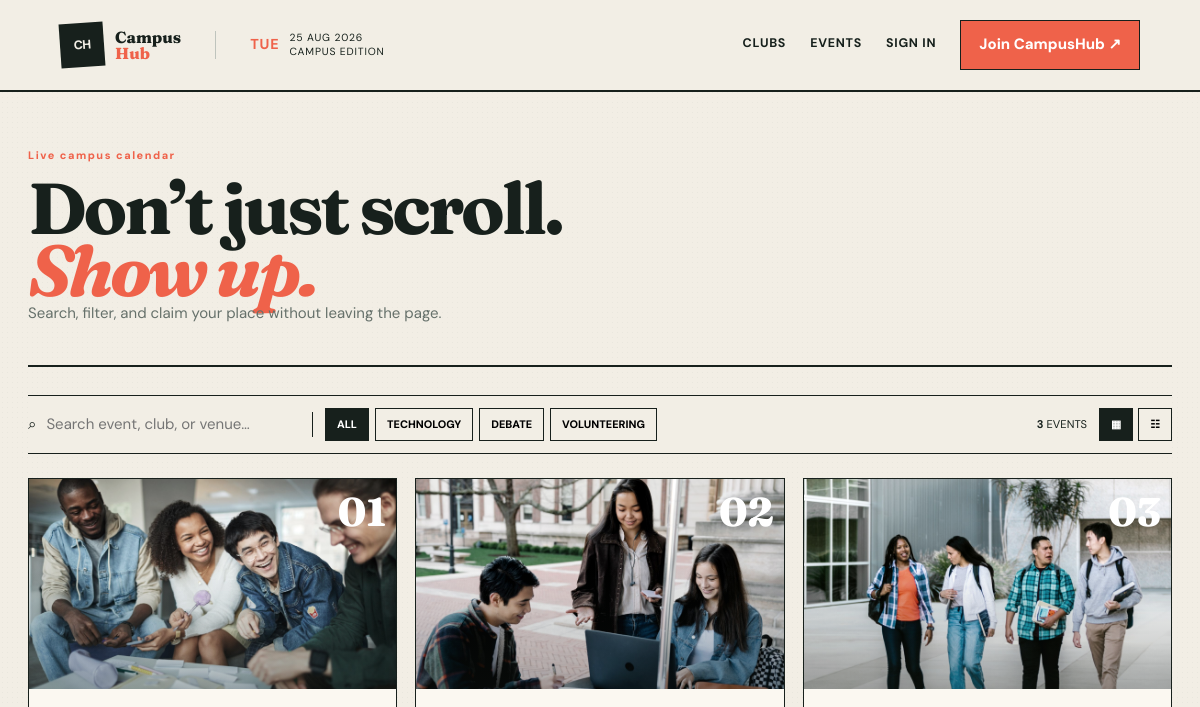
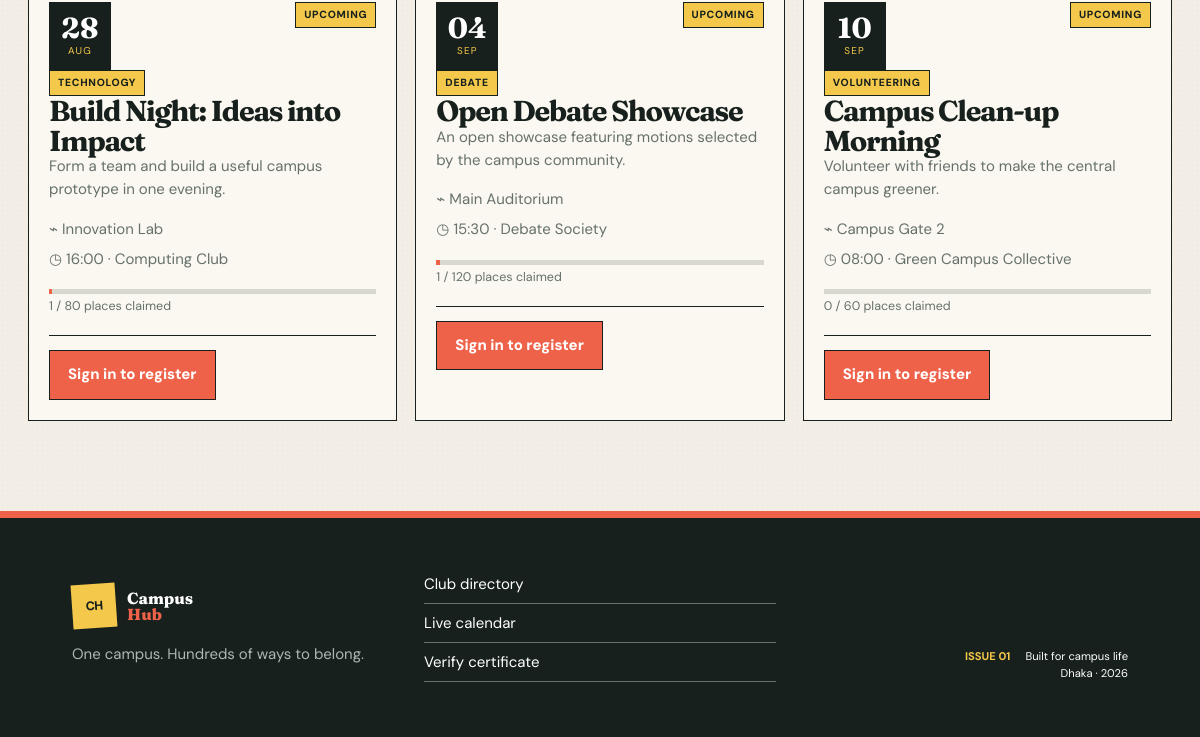
/events.php, run on an earlier commit of the app's database (2 pictures, top to bottom).
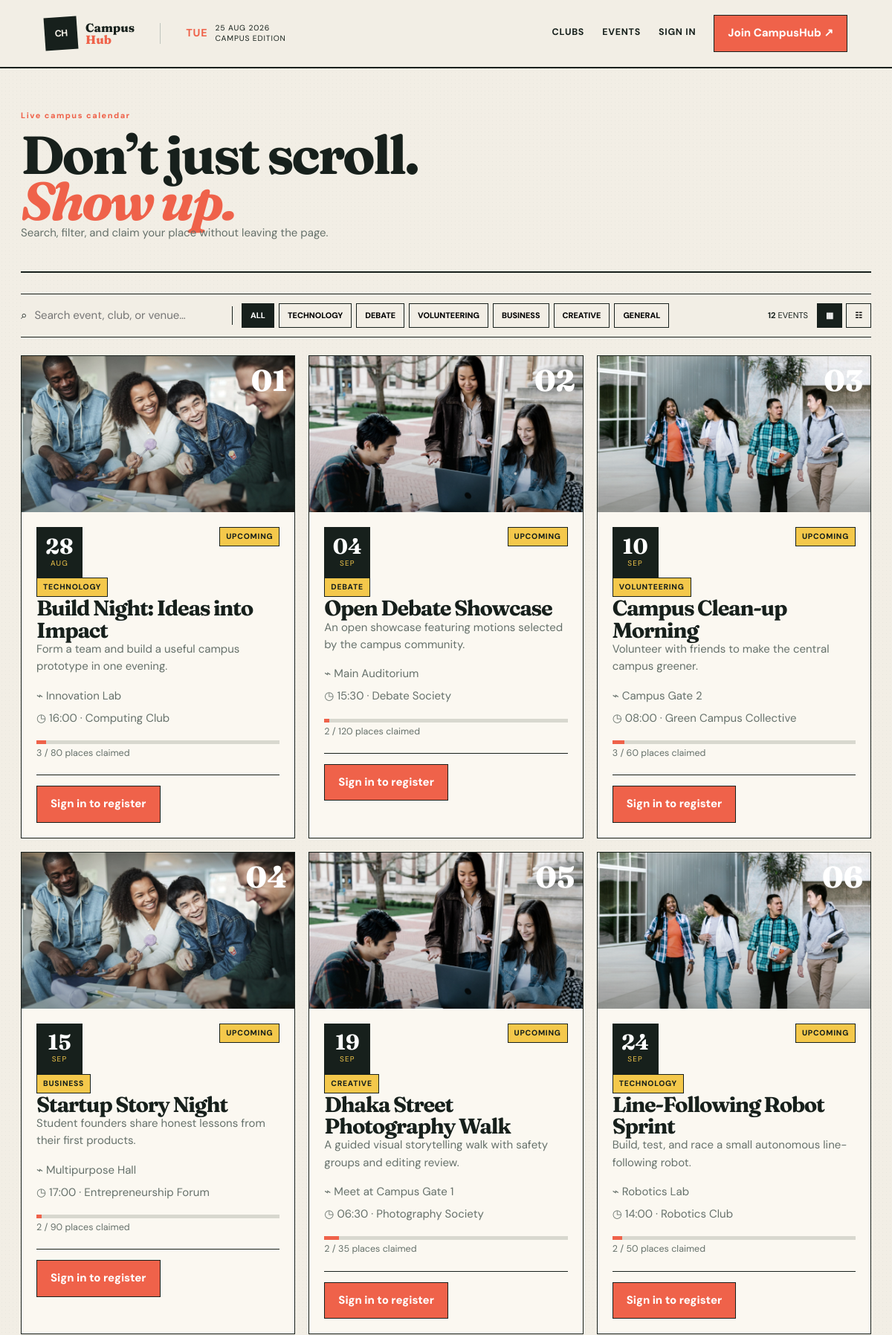
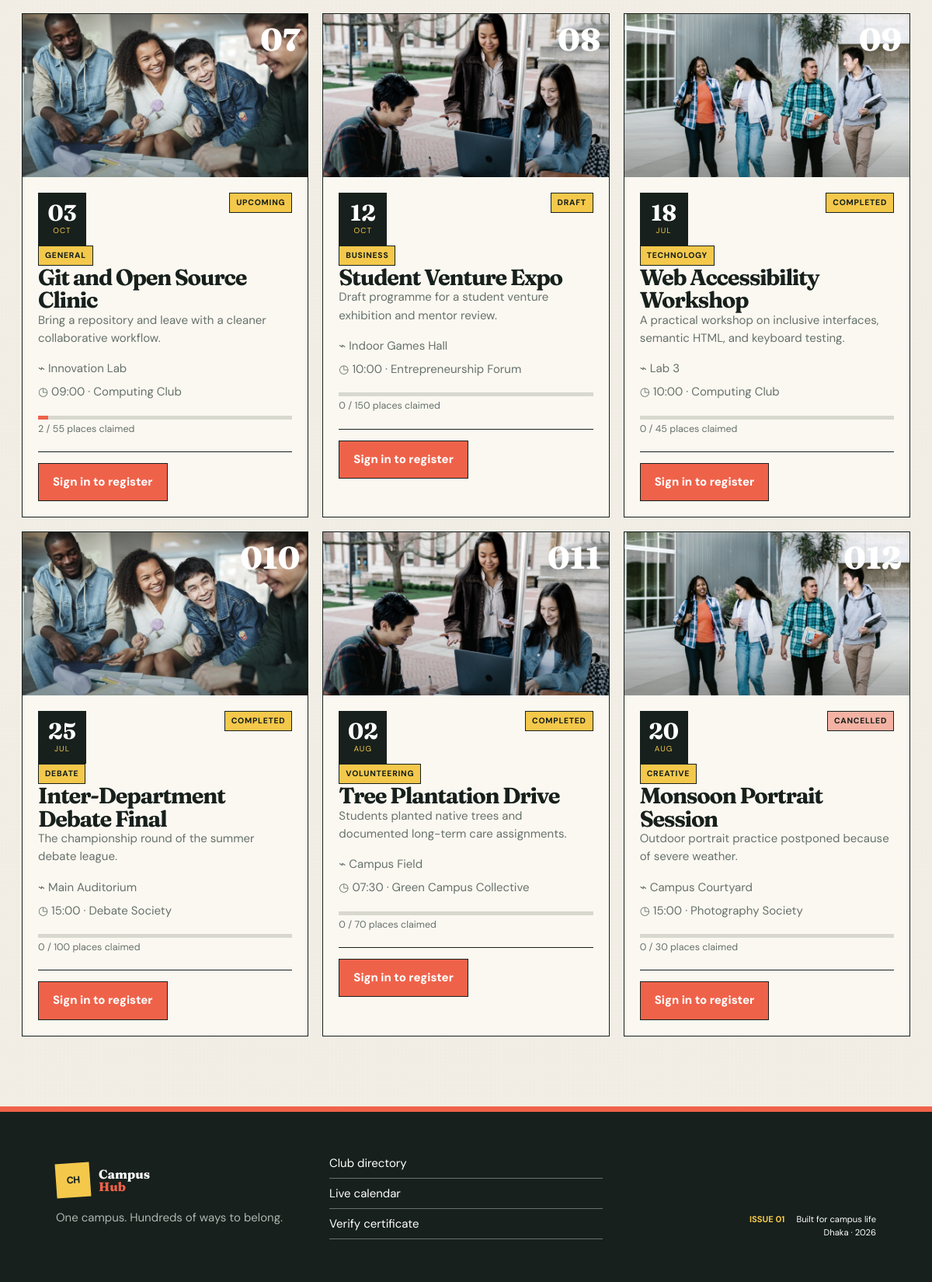
And on a later commit of the database (2 pictures, top to bottom).
### tables this page shows
CREATE TABLE events (
  event_id BIGINT UNSIGNED AUTO_INCREMENT PRIMARY KEY,
  club_id BIGINT UNSIGNED NOT NULL,
  created_by_user_id BIGINT UNSIGNED NOT NULL,
  title VARCHAR(180) NOT NULL,
  description TEXT NOT NULL,
  event_category VARCHAR(80) NOT NULL,
  event_date DATE NOT NULL,
  start_time TIME NOT NULL,
  end_time TIME NULL,
  venue VARCHAR(180) NOT NULL,
  maximum_participants INT UNSIGNED NOT NULL,
  registration_deadline DATE NULL,
  poster VARCHAR(255) NULL,
  status ENUM('Draft','Upcoming','Ongoing','Completed','Cancelled') NOT NULL DEFAULT 'Draft',
  created_at TIMESTAMP NOT NULL DEFAULT CURRENT_TIMESTAMP,
  updated_at TIMESTAMP NOT NULL DEFAULT CURRENT_TIMESTAMP ON UPDATE CURRENT_TIMESTAMP,
  CONSTRAINT fk_event_club FOREIGN KEY (club_id) REFERENCES clubs(club_id) ON DELETE CASCADE,
  CONSTRAINT fk_event_creator FOREIGN KEY (created_by_user_id) REFERENCES users(user_id),
  CONSTRAINT chk_event_capacity CHECK (maximum_participants > 0),
  CONSTRAINT chk_event_deadline CHECK (registration_deadline IS NULL OR registration_deadline <= event_date),
  INDEX idx_event_discovery (status, event_date, event_category)
);

CREATE TABLE clubs (
  club_id BIGINT UNSIGNED AUTO_INCREMENT PRIMARY KEY,
  club_name VARCHAR(140) NOT NULL UNIQUE,
  description TEXT NOT NULL,
  category VARCHAR(80) NOT NULL,
  logo VARCHAR(255) NULL,
  contact_information VARCHAR(190) NULL,
  status ENUM('Pending','Active','Suspended') NOT NULL DEFAULT 'Pending',
  created_at TIMESTAMP NOT NULL DEFAULT CURRENT_TIMESTAMP,
  INDEX idx_club_category_status (category, status)
);

### includes/functions.php (called while the page is built, shortened)
<?php
function e(?string $value): string
{
    return htmlspecialchars($value ?? '', ENT_QUOTES, 'UTF-8');
}
function user(): ?array
{
    return $_SESSION['user'] ?? null;
}
function active_page(string $file): string
{
    return basename($_SERVER['PHP_SELF']) === $file ? 'active' : '';
}

### config/database.php (called while the page is built, shortened)
<?php
function db(): PDO
{
    static $pdo = null;
    if ($pdo instanceof PDO) {
        return $pdo;
    }
    $dsn = sprintf('mysql:host=%s;port=%s;dbname=%s;charset=utf8mb4', DB_HOST, DB_PORT, DB_NAME);
    try {
        $pdo = new PDO($dsn, DB_USER, DB_PASS, [
            PDO::ATTR_ERRMODE => PDO::ERRMODE_EXCEPTION,
            PDO::ATTR_DEFAULT_FETCH_MODE => PDO::FETCH_ASSOC,
            PDO::ATTR_EMULATE_PREPARES => false,
        ]);
    } catch (PDOException $exception) {
        http_response_code(500);
        exit('Database connection failed. Import database/schema.sql and database/seed.sql in phpMyAdmin, then check config/database.php.');
    }
    return $pdo;
}

### events.php (the view, shortened to what this page needs)
<?php
$registered=[];
$events=db()->query("SELECT e.*,c.club_name,COUNT(CASE WHEN er.registration_status='Registered' THEN 1 END) registration_count FROM events e JOIN clubs c ON c.club_id=e.club_id LEFT JOIN event_registration er ON er.event_id=e.event_id GROUP BY e.event_id ORDER BY FIELD(e.status,'Upcoming','Ongoing','Draft','Completed','Cancelled'),e.event_date,e.start_time")->fetchAll();
$categories=array_values(array_unique(array_column($events,'event_category')));
$eventImages=['assets/images/club-collaboration.jpg','assets/images/campus-study.jpg','assets/images/campus-walk.jpg'];
$pageTitle='Events';require __DIR__.'/includes/header.php';
?>
<section class="page-shell">
<div class="page-head"><div><span class="eyebrow">Live campus calendar</span><h2>Don’t just scroll.<br><span class="accent-script">Show up.</span></h2><p>Search, filter, and claim your place without leaving the page.</p></div></div>
<div class="filter-bar" data-filter-scope="events"><label class="search-field"><span>⌕</span><input type="search" data-live-search placeholder="Search event, club, or venue…"></label><div class="filter-chips"><button class="filter-chip active" data-filter="all">All</button><?php foreach($categories as $category):?><button class="filter-chip" data-filter="<?=e(strtolower($category))?>"><?=e($category)?></button><?php endforeach;?></div><span class="result-count"><strong data-result-count><?=count($events)?></strong> events</span><div class="view-toggle" aria-label="Event view"><button class="active" data-view="grid" title="Grid view" aria-label="Grid view">▦</button><button data-view="list" title="List view" aria-label="List view">☷</button></div></div>
<div class="grid dynamic-grid" data-filter-grid data-event-view><?php foreach($events as $i=>$event):$percent=min(100,round(((int)$event['registration_count']/(int)$event['maximum_participants'])*100));$reg=$registered[(int)$event['event_id']]??null;?><article class="card event-card reveal" data-filter-item data-category="<?=e(strtolower($event['event_category']))?>" data-search="<?=e(strtolower($event['title'].' '.$event['club_name'].' '.$event['venue'].' '.$event['event_category']))?>"><div class="event-cover"><img src="<?=e($eventImages[$i%count($eventImages)])?>" alt=""><span class="cover-index">0<?=$i+1?></span></div><div class="card-content"><div class="event-card-head"><div class="event-date-block"><strong><?=e(date('d',strtotime($event['event_date'])))?></strong><span><?=e(strtoupper(date('M',strtotime($event['event_date']))))?></span></div><span class="badge <?=$event['status']==='Cancelled'?'badge-danger':''?>"><?=e($event['status'])?></span></div><span class="card-tag"><?=e($event['event_category'])?></span><h3><?=e($event['title'])?></h3><p class="muted clamp"><?=e($event['description'])?></p><div class="detail-list"><span>⌁ <?=e($event['venue'])?></span><span>◷ <?=e(substr((string)$event['start_time'],0,5))?> · <?=e($event['club_name'])?></span></div><div class="capacity"><span style="width:<?=$percent?>%"></span></div><small class="muted"><span data-registration-count><?=(int)$event['registration_count']?></span> / <?=(int)$event['maximum_participants']?> places claimed</small><div class="card-footer"><?php if(user()&&!is_admin()&&!can_manage_club((int)$event['club_id'])):?><form method="post" data-ajax="api/event-registration.php"><input type="hidden" name="csrf" value="<?=e(csrf_token())?>"><input type="hidden" name="event_id" value="<?=$event['event_id']?>"><?php if($reg==='Registered'):?><button class="button button-quiet" name="action" value="cancel_registration" data-confirm="Cancel your registration?">Registered ✓ · Cancel</button><?php elseif($event['status']==='Upcoming'):?><button class="button button-primary" name="action" value="register">Claim my place</button><?php endif;?></form><?php elseif(!user()):?><a class="button button-primary" href="login.php">Sign in to register</a><?php endif;?><?php if(user()&&can_manage_club((int)$event['club_id'])):?><div class="actions"><a class="button button-quiet" href="events.php?edit=<?=$event['event_id']?>">Edit</a><form method="post"><input type="hidden" name="csrf" value="<?=e(csrf_token())?>"><input type="hidden" name="event_id" value="<?=$event['event_id']?>"><?php if($event['status']!=='Cancelled'):?><button class="button button-danger" name="action" value="cancel" data-confirm="Cancel this event?">Cancel</button><?php endif;?><button class="button button-danger" name="action" value="delete" data-confirm="Permanently delete this event?">Delete</button></form></div><?php endif;?></div></div></article><?php endforeach;?></div><div class="empty filter-empty" hidden>No events match those filters. Try another category or search.</div>
</section>
<?php require __DIR__.'/includes/footer.php';?>

### includes/header.php (shortened to what this page needs)
<?php
$currentUser = user();
$managedNavigation = $currentUser ? managed_clubs() : [];
$unreadCount = $currentUser ? unread_notification_count() : 0;
?>
<!doctype html>
<html lang="en">
<head>
    <link rel="stylesheet" href="assets/style.css">
    <link rel="stylesheet" href="assets/expansion.css">
</head>
<body>
<header class="site-header">
    <a class="brand" href="index.php"><span class="brand-mark">CH</span><span>Campus<br><em>Hub</em></span></a>
    <div class="issue-stamp"><strong><?= e(strtoupper(date('D'))) ?></strong><span><?= e(date('d M Y')) ?><br>Campus edition</span></div>
    <nav class="nav-links" aria-label="Primary navigation">
        <a class="<?= active_page('clubs.php') ?>" href="clubs.php">Clubs</a>
        <a class="<?= active_page('events.php') ?>" href="events.php">Events</a>
        <?php if ($currentUser): ?>
            <a class="<?= active_page('memberships.php') ?>" href="memberships.php">Memberships</a>
            <?php if ($managedNavigation): ?><a class="<?= active_page('attendance.php') ?>" href="attendance.php">Attendance</a><a class="<?= active_page('announcements.php') ?>" href="announcements.php">Publish</a><?php endif; ?>
            <a class="<?= active_page('certificates.php') ?>" href="certificates.php">Certificates</a>
            <a class="nav-notice <?= active_page('notifications.php') ?>" href="notifications.php">Inbox<?php if($unreadCount):?><b data-unread-count><?=$unreadCount?></b><?php endif;?></a>
            <a class="<?= active_page('dashboard.php') ?>" href="dashboard.php">Dashboard</a>
            <a class="profile-link" href="dashboard.php"><span><?= e(strtoupper(substr($currentUser['full_name'],0,1))) ?></span><?= e(explode(' ',$currentUser['full_name'])[0]) ?></a>
            <a class="button button-ink" href="logout.php">Sign out</a>
        <?php else: ?>
            <a href="login.php">Sign in</a>
            <a class="button button-coral" href="signup.php">Join CampusHub ↗</a>
        <?php endif; ?>
    </nav>
</header>
<main>

### includes/footer.php (shortened to what this page needs)
    </main>
    <footer class="site-footer"><div><a class="brand footer-brand" href="index.php"><span class="brand-mark">CH</span><span>Campus<br><em>Hub</em></span></a><p>One campus. Hundreds of ways to belong.</p></div><div class="footer-links"><a href="clubs.php">Club directory</a><a href="events.php">Live calendar</a><a href="verify-certificate.php">Verify certificate</a></div><div class="footer-issue"><strong>ISSUE 01</strong><span>Built for campus life<br>Dhaka · <?= date('Y') ?></span></div></footer>
</body>
</html>

What changed in the data, as far as the page shows it:
computed for events "Build Night: Ideas into Impact": $percent 1 → 4 (drawn); registration_count "1" → "3"
computed for events "Open Debate Showcase": $percent 1 → 2 (drawn); registration_count "1" → "2"
changed events "Campus Clean-up Morning": registration_count "0" → "3"
added events: event_date "15", event_date "SEP", status "UPCOMING", event_category "BUSINESS", title "Startup Story Night", description "Student founders share honest lessons from their first products.", venue "Multipurpose Hall", start_time "17:00", club.club_name "Entrepreneurship Forum", registration_count "2", maximum_participants "90"
added events: event_date "19", event_date "SEP", status "UPCOMING", event_category "CREATIVE", title "Dhaka Street Photography Walk", description "A guided visual storytelling walk with safety groups and editing review.", venue "Meet at Campus Gate 1", start_time "06:30", club.club_name "Photography Society", $percent 6 (drawn), registration_count "2", maximum_participants "35"
added events: event_date "24", event_date "SEP", status "UPCOMING", event_category "TECHNOLOGY", title "Line-Following Robot Sprint", description "Build, test, and race a small autonomous line-following robot.", venue "Robotics Lab", start_time "14:00", club.club_name "Robotics Club", $percent 4 (drawn), registration_count "2", maximum_participants "50"
added events: event_date "03", event_date "OCT", status "UPCOMING", event_category "GENERAL", title "Git and Open Source Clinic", description "Bring a repository and leave with a cleaner collaborative workflow.", venue "Innovation Lab", start_time "09:00", club.club_name "Computing Club", $percent 4 (drawn), registration_count "2", maximum_participants "55"
added events: event_date "12", event_date "OCT", status "DRAFT", event_category "BUSINESS", title "Student Venture Expo", description "Draft programme for a student venture exhibition and mentor review.", venue "Indoor Games Hall", start_time "10:00", club.club_name "Entrepreneurship Forum", registration_count "0", maximum_participants "150"
added events: event_date "18", event_date "JUL", status "COMPLETED", event_category "TECHNOLOGY", title "Web Accessibility Workshop", description "A practical workshop on inclusive interfaces, semantic HTML, and keyboard testing.", venue "Lab 3", start_time "10:00", club.club_name "Computing Club", registration_count "0", maximum_participants "45"
added events: event_date "25", event_date "JUL", status "COMPLETED", event_category "DEBATE", title "Inter-Department Debate Final", description "The championship round of the summer debate league.", venue "Main Auditorium", start_time "15:00", club.club_name "Debate Society", registration_count "0", maximum_participants "100"
added events: event_date "02", event_date "AUG", status "COMPLETED", event_category "VOLUNTEERING", title "Tree Plantation Drive", description "Students planted native trees and documented long-term care assignments.", venue "Campus Field", start_time "07:30", club.club_name "Green Campus Collective", registration_count "0", maximum_participants "70"
added events: event_date "20", event_date "AUG", status "CANCELLED", event_category "CREATIVE", title "Monsoon Portrait Session", description "Outdoor portrait practice postponed because of severe weather.", venue "Campus Courtyard", start_time "15:00", club.club_name "Photography Society", registration_count "0", maximum_participants "30"
Also different on the page:
count($events): "3" → "12"
new list line: "BUSINESS"
new list line: "CREATIVE"
new list line: "GENERAL"
